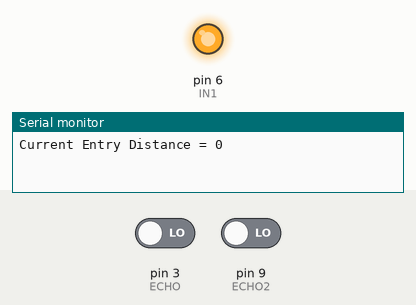
The sketch below on a simulated Arduino Uno, built with avr-gcc and run on an emulated ATmega328P. Parts: output pins drawn as LEDs (lit = HIGH), the last lines printed to the serial monitor. The test bench sets the inputs (shaded band); at power-on: pin 3 (ECHO) LOW, pin 9 (ECHO2) LOW. Pins used as bus, display or sensor lines are not drawn.

Above: at 2.0 s.
At 5.5 s:
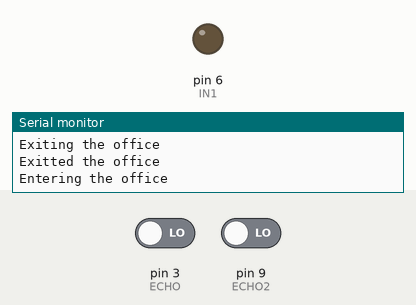
Timing chart, 0 to 9.1 s (numbered marks = the images above):
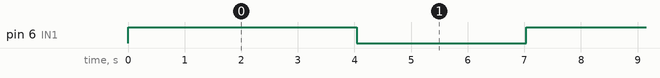

The sketch:

tunnel3.ino
```cpp
#define GND1 2
#define ECHO 3
#define TRIGGER 4
#define VCC1 5

#define IN1 6

#define GND2 8
#define ECHO2 9
#define TRIGGER2 10
#define VCC2 11

int flag;

void setup() {
  // put your setup code here, to run once:

  pinMode(GND1, OUTPUT);
  pinMode(ECHO, INPUT);
  pinMode(TRIGGER, OUTPUT);
  pinMode(VCC1, OUTPUT);

  digitalWrite(GND1, LOW);
  digitalWrite(VCC1, HIGH);

  pinMode(IN1, OUTPUT);

  digitalWrite(IN1, HIGH);

  pinMode(GND2, OUTPUT);
  pinMode(ECHO2, INPUT);
  pinMode(TRIGGER2, OUTPUT);
  pinMode(VCC2, OUTPUT);

  digitalWrite(GND2, LOW);
  digitalWrite(VCC2, HIGH);

  Serial.begin(9600);
}

void loop() {
  // put your main code here, to run repeatedly:

  int curDistanceEntry = fnCalcDistanceEntry();
  Serial.print("Current Entry Distance = ");
  Serial.println(curDistanceEntry);

  int curDistanceExit = fnCalcDistanceExit();
  Serial.print("Current Exit Distance = ");
  Serial.println(curDistanceExit);

  long maxDistance = 60;//fnGetDistance();


  if(curDistanceExit < maxDistance) {
    Serial.println("Exiting the office");
    while (fnCalcDistanceEntry() > maxDistance);
    Serial.println("Exitted the office");
    delay(1000);
  }
  if(curDistanceEntry < maxDistance) {
    Serial.println("Entering the office");
    digitalWrite(IN1, LOW);
    delay(3000);
//    fnGetDelayValue();
    digitalWrite(IN1, HIGH);
  }
  else if (curDistanceEntry > 400) {
    delay(2000);
  }
}

/*
long fnGetDistance() {
  int curValue = analogRead(POTENTIOMETER2);
  delay(60);
  int distance = map(curValue, 0, 1023, 0, 100);

  Serial.print("Max Duistance = ");
  Serial.println(distance);

  return distance;
}
*/

int fnCalcDistanceEntry() {
  digitalWrite(TRIGGER, LOW);
  delay(2);
  digitalWrite(TRIGGER, HIGH);
  delay(10);
  digitalWrite(TRIGGER, LOW);

  long d = pulseIn(ECHO, HIGH);
  int distance = d * 0.034 / 2;

  return distance;
}

int fnCalcDistanceExit() {
  digitalWrite(TRIGGER2, LOW);
  delay(2);
  digitalWrite(TRIGGER2, HIGH);
  delay(10);
  digitalWrite(TRIGGER2, LOW);

  long d = pulseIn(ECHO2, HIGH);
  int distance = d * 0.034 / 2;

  return distance;
}

/*
long fnGetDelayTime() {
  int curValue = analogRead(POTENTIOMETER);
  delay(60);
  int delayTime = map(curValue, 0, 1023, 0, 20000);

  Serial.print("Delay Time = ");
  Serial.println(delayTime);

  return delayTime;
}
*/
```

Measured:
- by itself, pin 6 (IN1): alternates HIGH for 4.0 s and LOW for 3.0 s
